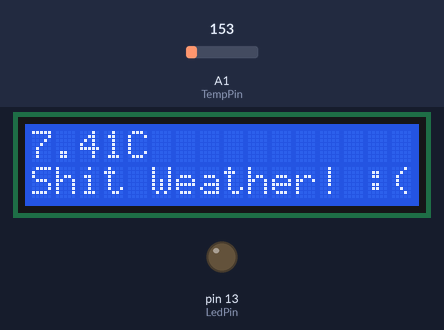
A sketch run on a simulated Arduino Uno, built with avr-gcc and run on an emulated ATmega328P. On the bench: 16×2 character LCD, output pins drawn as LEDs (lit = HIGH). The inputs (shaded band) are chosen by the test bench; at power-on: A1 (TempPin) = 153.

Above: at 1.2 s.
1.3 s: A1 (TempPin) set to 165
At 3.9 s:
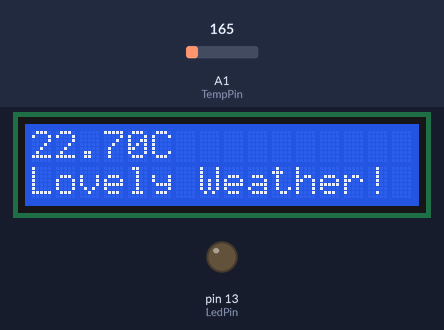
4.3 s: A1 (TempPin) set to 175
At 7.0 s:
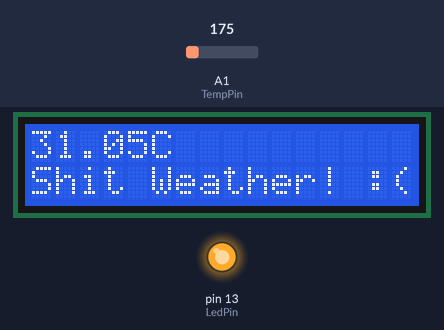
7.3 s: A1 (TempPin) set to 191
At 8.8 s:
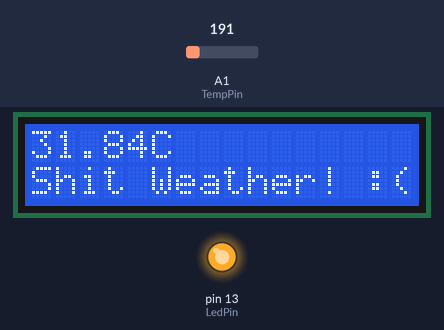
Timing chart, 0 to 10.3 s (numbered marks = the images above; inputs shaded):
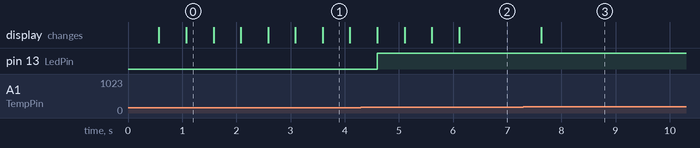

The sketch:

thermostat.ino
```cpp
#include <LiquidCrystal.h>

//Thermostat
//Author:  Nasir Ahmad
//Version: 2015.04.12


// initialize the library with the numbers of the interface pins
LiquidCrystal lcd(12, 11, 5, 4, 3, 2);

const int ContrastPin = A0;
const int TempPin = A1;
const int LedPin = 13;

const int BUFFER_SIZE = 10;
float buffer[BUFFER_SIZE];
int bufferIndex;
float totalTmp;


void bufferReset()
{
  bufferIndex = 0;
  totalTmp = 0.0;

  for(int i = 0; i < BUFFER_SIZE; ++i)
  {
    buffer[i] = 0.0;
  }
}


void bufferWrite(const float value)
{
  bufferIndex++;

  if(bufferIndex < BUFFER_SIZE)
  {
    buffer[bufferIndex] = value;
    totalTmp += value;
    digitalWrite(LedPin, LOW);
  }
  else
  {
    for(int i = 1; i < (BUFFER_SIZE - 1); ++i)
    {
      buffer[i - 1] = buffer[i];
    }
    bufferIndex = BUFFER_SIZE - 1;
    buffer[bufferIndex] = value;

    totalTmp = 0.0;
    for(int i = 0; i < BUFFER_SIZE; ++i)
    {
      totalTmp += buffer[i];
    }
    digitalWrite(LedPin, HIGH);
  }
}


//converting from 10 mv per degree wit 500 mV offset,   //to degrees ((voltage - 500mV) times 100)
float getTemperature(const int reading)
{
  float voltage = (reading / 1024.0) * 5.0;
  float temperatureC = (voltage - 0.5) * 100 ;
  return temperatureC;
}


void setup()
{
  pinMode(ContrastPin, OUTPUT);
  pinMode(TempPin, INPUT);
  pinMode(LedPin, OUTPUT);

  // number of columns and rows on the LCD
  lcd.begin(16, 2);
  lcd.setCursor(0, 0);
  lcd.clear();
  digitalWrite(LedPin, HIGH);
  bufferReset();
}


void loop()
{
  int reading = analogRead(TempPin);
  float tmp = getTemperature(reading);
  bufferWrite(tmp);
  lcd.setCursor(0, 0);
  float avg = totalTmp / (float)BUFFER_SIZE;
  lcd.print(avg);
  lcd.print("C");
  lcd.setCursor(0, 1);

  if(avg >= 20.0 && avg <= 25.0)
    lcd.print("Lovely Weather! ");
  else
    lcd.print("Shit Weather! :(");

  delay(500);
}
```

Measured:
- after the input at 7.3 s, the display: changes after 0.32 s (image 3)
- what the display in image 1 shows lasts 0.5 s, from 3.6 s to 4.1 s
